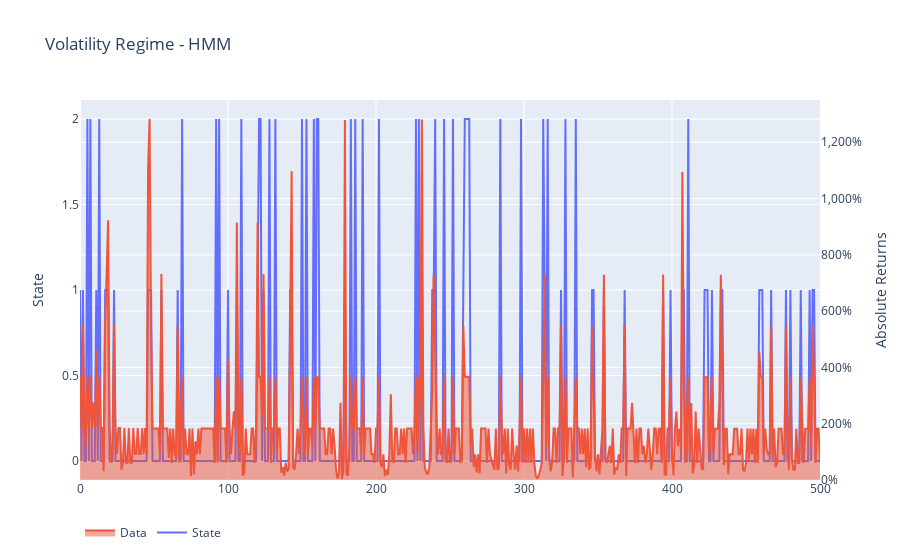

The notebook cell saved with this chart:
### Code cell
plot_states(test, prediction)

### Figure 1 — Plotly figure (JSON) as saved in the notebook; plotly's stock layout.template omitted (floating-point values rounded to 4 significant figures; data arrays with more than 128 entries replaced by an {"elided": "..."} marker saying what was removed)
{"data": [{"mode": "lines", "name": "State", "type": "scatter", "x": {"elided": "501 int values"}, "y": {"elided": "501 int values"}}, {"mode": "lines", "name": "Data", "stackgroup": "two", "type": "scatter", "x": {"elided": "501 int values"}, "y": {"elided": "501 float values"}, "yaxis": "y2"}], "layout": {"legend": {"orientation": "h"}, "title": {"text": "Volatility Regime - HMM"}, "yaxis": {"title": {"text": "State"}}, "yaxis2": {"overlaying": "y", "side": "right", "tickformat": ",.0%", "title": {"text": "Absolute Returns"}}}}
